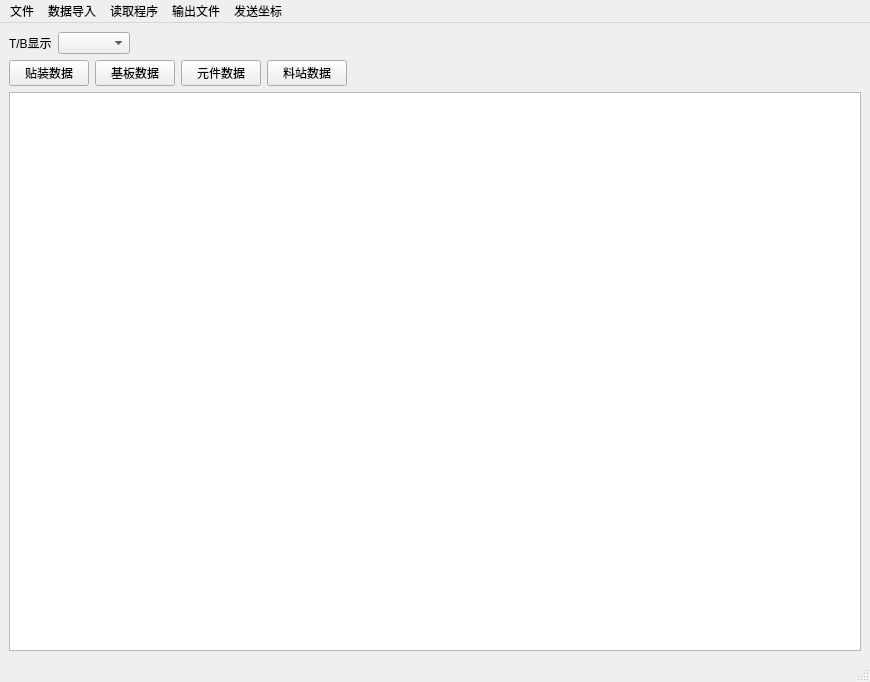
<?xml version="1.0" encoding="UTF-8"?>
<ui version="4.0">
 <class>MainWindow</class>
 <widget class="QMainWindow" name="MainWindow">
  <property name="geometry">
   <rect>
    <x>0</x>
    <y>0</y>
    <width>870</width>
    <height>682</height>
   </rect>
  </property>
  <property name="windowTitle">
   <string>SMT程序格式转换</string>
  </property>
  <widget class="QWidget" name="centralwidget">
   <layout class="QGridLayout" name="gridLayout">
    <item row="0" column="0">
     <layout class="QHBoxLayout" name="horizontalLayout">
      <item>
       <widget class="QLabel" name="TB_show">
        <property name="text">
         <string>T/B显示</string>
        </property>
       </widget>
      </item>
      <item>
       <widget class="QComboBox" name="TB_combobox">
        <property name="currentText">
         <string/>
        </property>
       </widget>
      </item>
      <item>
       <spacer name="horizontalSpacer">
        <property name="orientation">
         <enum>Qt::Horizontal</enum>
        </property>
        <property name="sizeHint" stdset="0">
         <size>
          <width>40</width>
          <height>20</height>
         </size>
        </property>
       </spacer>
      </item>
     </layout>
    </item>
    <item row="2" column="0">
     <widget class="QTableWidget" name="table_cadbom"/>
    </item>
    <item row="2" column="1">
     <layout class="QHBoxLayout" name="horizontalLayout_3"/>
    </item>
    <item row="1" column="0">
     <layout class="QHBoxLayout" name="horizontalLayout_2">
      <item>
       <widget class="QPushButton" name="Place_Data">
        <property name="text">
         <string>贴装数据</string>
        </property>
       </widget>
      </item>
      <item>
       <widget class="QPushButton" name="Pcbsize_Data">
        <property name="text">
         <string>基板数据</string>
        </property>
       </widget>
      </item>
      <item>
       <widget class="QPushButton" name="Part_Data">
        <property name="text">
         <string>元件数据</string>
        </property>
       </widget>
      </item>
      <item>
       <widget class="QPushButton" name="PartTable_Data">
        <property name="text">
         <string>料站数据</string>
        </property>
       </widget>
      </item>
      <item>
       <spacer name="horizontalSpacer_2">
        <property name="orientation">
         <enum>Qt::Horizontal</enum>
        </property>
        <property name="sizeHint" stdset="0">
         <size>
          <width>40</width>
          <height>20</height>
         </size>
        </property>
       </spacer>
      </item>
     </layout>
    </item>
   </layout>
  </widget>
  <widget class="QMenuBar" name="menubar">
   <property name="geometry">
    <rect>
     <x>0</x>
     <y>0</y>
     <width>870</width>
     <height>22</height>
    </rect>
   </property>
   <widget class="QMenu" name="File">
    <property name="title">
     <string>文件</string>
    </property>
    <addaction name="Open"/>
    <addaction name="Save"/>
    <addaction name="Save_As"/>
    <addaction name="Exit"/>
   </widget>
   <widget class="QMenu" name="Data_Import">
    <property name="title">
     <string>数据导入</string>
    </property>
    <addaction name="import_CAD"/>
    <addaction name="import_BOM"/>
    <addaction name="separator"/>
    <addaction name="import_CAD_BOM"/>
    <addaction name="import_GC_CSV"/>
   </widget>
   <widget class="QMenu" name="reading_program">
    <property name="title">
     <string>读取程序</string>
    </property>
    <addaction name="FUJI_R"/>
    <addaction name="separator"/>
    <addaction name="Yamaha_R"/>
    <addaction name="separator"/>
    <addaction name="JUKI_R"/>
    <addaction name="separator"/>
    <addaction name="GXH_R"/>
    <addaction name="separator"/>
    <addaction name="Samsung_R"/>
    <addaction name="separator"/>
    <addaction name="Panasonic_R"/>
    <addaction name="separator"/>
    <addaction name="NCMaater_R"/>
   </widget>
   <widget class="QMenu" name="export_Fle">
    <property name="title">
     <string>输出文件</string>
    </property>
    <addaction name="Fuji_Flexa_E"/>
    <addaction name="separator"/>
    <addaction name="YAMAHA_E"/>
    <addaction name="separator"/>
    <addaction name="Samsung_E"/>
    <addaction name="separator"/>
    <addaction name="JUKI_E"/>
    <addaction name="separator"/>
    <addaction name="Panasonnic_E"/>
    <addaction name="separator"/>
    <addaction name="GXH_E"/>
    <addaction name="separator"/>
    <addaction name="SONY_E"/>
    <addaction name="separator"/>
    <addaction name="RongDe_E"/>
    <addaction name="separator"/>
    <addaction name="HanChengTong_E"/>
    <addaction name="separator"/>
    <addaction name="COORD10_E"/>
    <addaction name="separator"/>
    <addaction name="export_CAD"/>
    <addaction name="export_CADBOM"/>
    <addaction name="export_place_part_data"/>
   </widget>
   <widget class="QMenu" name="Transmit_Coordinate">
    <property name="title">
     <string>发送坐标</string>
    </property>
    <addaction name="Send_GC"/>
   </widget>
   <addaction name="File"/>
   <addaction name="Data_Import"/>
   <addaction name="reading_program"/>
   <addaction name="export_Fle"/>
   <addaction name="Transmit_Coordinate"/>
  </widget>
  <widget class="QStatusBar" name="statusbar"/>
  <action name="Open">
   <property name="text">
    <string>打开</string>
   </property>
  </action>
  <action name="Save">
   <property name="text">
    <string>保存</string>
   </property>
  </action>
  <action name="Save_As">
   <property name="text">
    <string>另存为</string>
   </property>
  </action>
  <action name="Exit">
   <property name="text">
    <string>关闭</string>
   </property>
  </action>
  <action name="import_CAD">
   <property name="text">
    <string>导入_CAD坐标</string>
   </property>
  </action>
  <action name="import_BOM">
   <property name="text">
    <string>导入_BOM_整理_比对</string>
   </property>
  </action>
  <action name="action3">
   <property name="text">
    <string>3</string>
   </property>
  </action>
  <action name="action4">
   <property name="text">
    <string>4</string>
   </property>
  </action>
  <action name="import_CAD_BOM">
   <property name="text">
    <string>导入_文件_CAD+BOM</string>
   </property>
  </action>
  <action name="import_GC_CSV">
   <property name="text">
    <string>导入GC-PowerStation生成的_CSV</string>
   </property>
  </action>
  <action name="FUJI_R">
   <property name="text">
    <string>FUJI</string>
   </property>
  </action>
  <action name="Yamaha_R">
   <property name="text">
    <string>Yamaha</string>
   </property>
  </action>
  <action name="JUKI_R">
   <property name="text">
    <string>JUKI</string>
   </property>
  </action>
  <action name="GXH_R">
   <property name="text">
    <string>日立</string>
   </property>
  </action>
  <action name="Samsung_R">
   <property name="text">
    <string>韩华三星</string>
   </property>
  </action>
  <action name="Panasonic_R">
   <property name="text">
    <string>Panasonic</string>
   </property>
  </action>
  <action name="NCMaater_R">
   <property name="text">
    <string>NCMaater文件</string>
   </property>
  </action>
  <action name="Fuji_Flexa_E">
   <property name="text">
    <string>Fuji Flexa文件格式</string>
   </property>
  </action>
  <action name="YAMAHA_E">
   <property name="text">
    <string>YAMAHA文件格式</string>
   </property>
  </action>
  <action name="Samsung_E">
   <property name="text">
    <string>韩华三星文件格式</string>
   </property>
  </action>
  <action name="JUKI_E">
   <property name="text">
    <string>JUKI文件格式</string>
   </property>
  </action>
  <action name="Panasonnic_E">
   <property name="text">
    <string>Panasonnic文件格式</string>
   </property>
  </action>
  <action name="GXH_E">
   <property name="text">
    <string>日立文件格式</string>
   </property>
  </action>
  <action name="SONY_E">
   <property name="text">
    <string>SONY文件格式</string>
   </property>
  </action>
  <action name="RongDe_E">
   <property name="text">
    <string>荣德文件格式</string>
   </property>
  </action>
  <action name="HanChengTong_E">
   <property name="text">
    <string>汉诚通文件格式</string>
   </property>
  </action>
  <action name="COORD10_E">
   <property name="text">
    <string>COORD10</string>
   </property>
  </action>
  <action name="export_CAD">
   <property name="text">
    <string>导出坐标_txt</string>
   </property>
  </action>
  <action name="export_CADBOM">
   <property name="text">
    <string>导出坐标BOM结果_CSV</string>
   </property>
  </action>
  <action name="export_place_part_data">
   <property name="text">
    <string>导出贴装拼板坐标元件数据_xls</string>
   </property>
  </action>
  <action name="Send_GC">
   <property name="text">
    <string>发送到GC2000辅助工具</string>
   </property>
  </action>
 </widget>
 <resources/>
 <connections/>
</ui>
